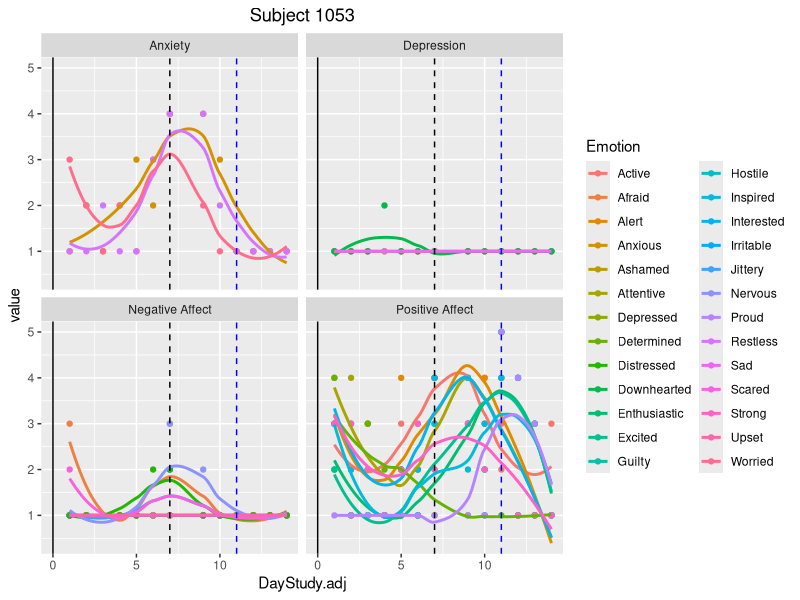
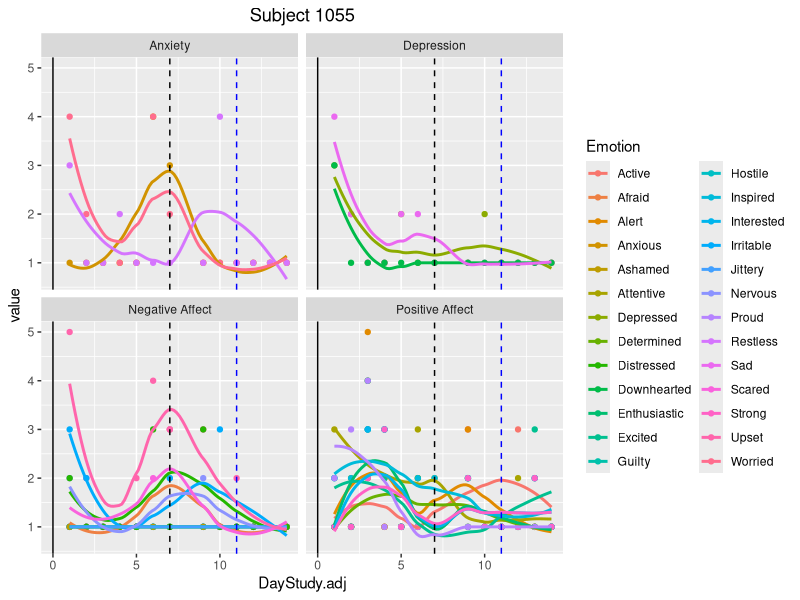
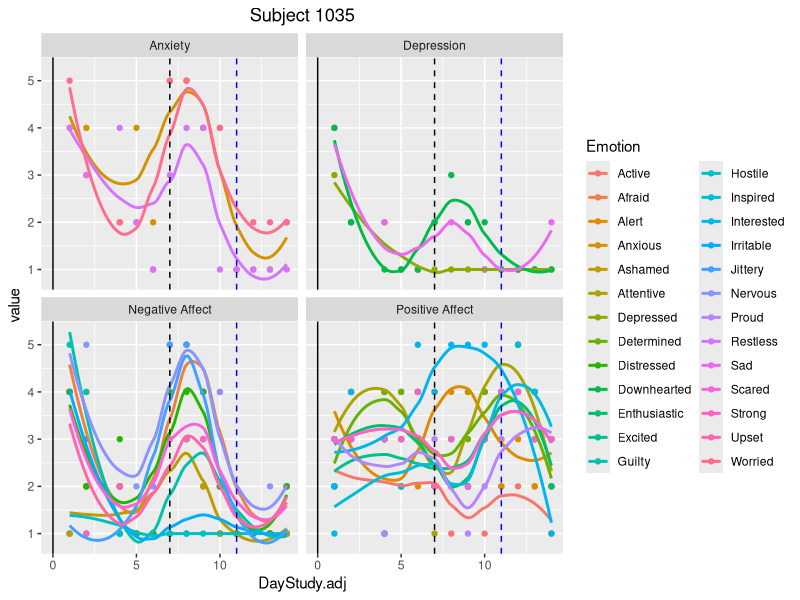
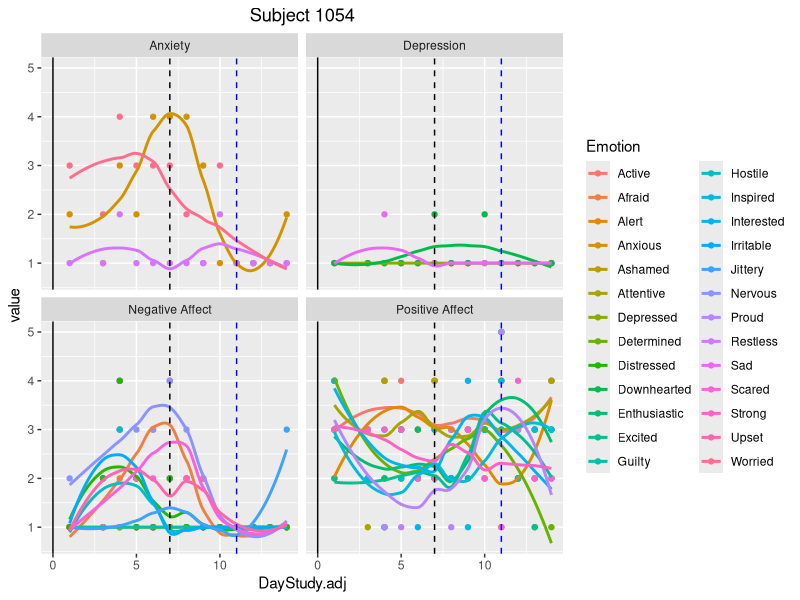
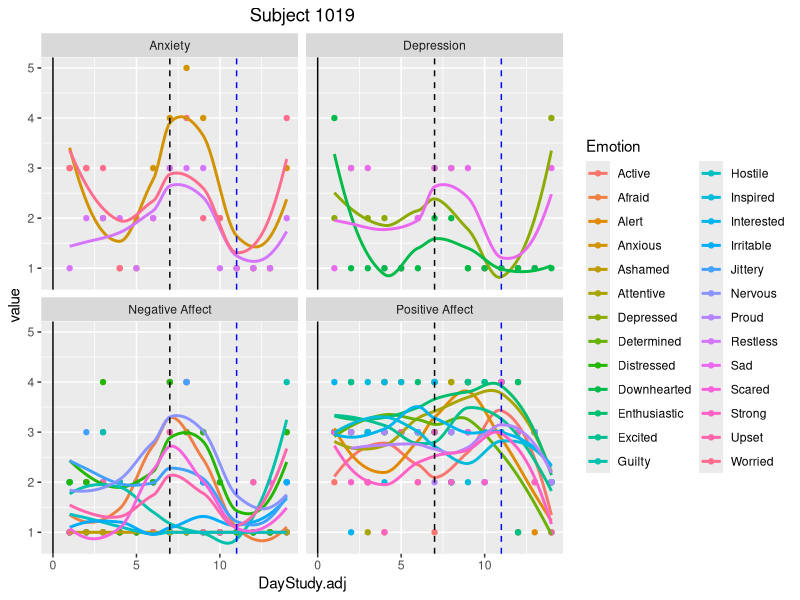
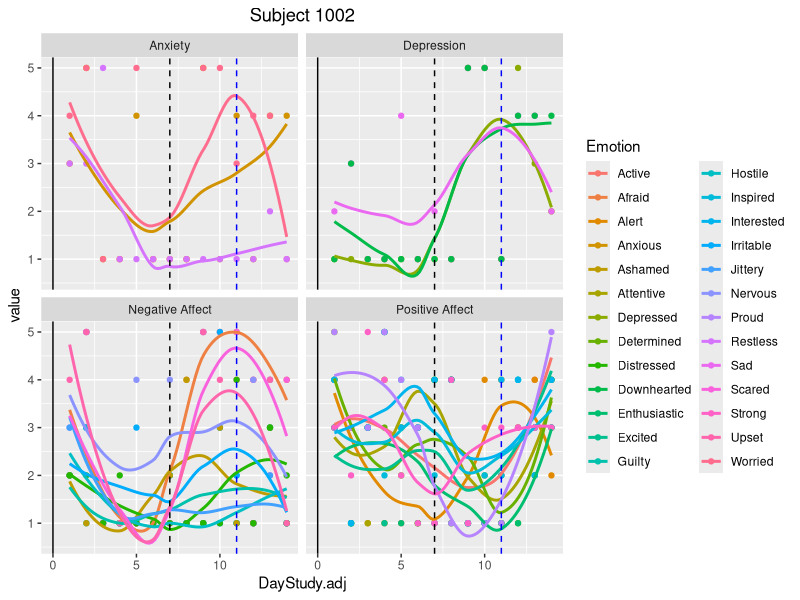
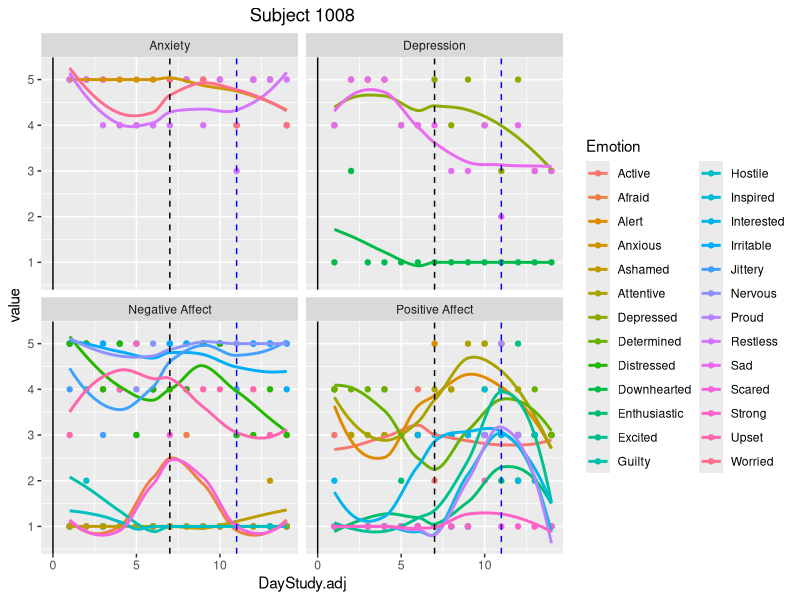
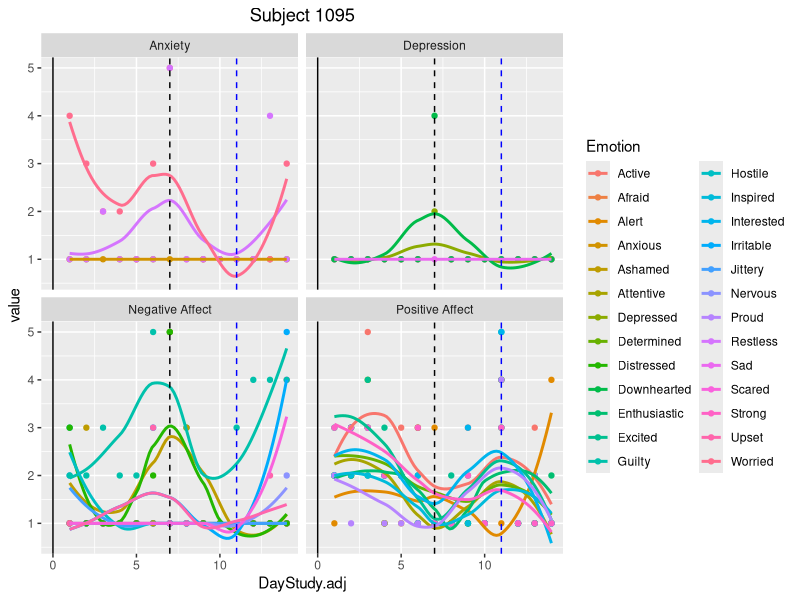

These charts were generated, in order, by the following R code: (Note: this script raises an error after producing the figures.)
library(tidyverse)

dat = read.delim("./5 Clean data/ElectionStudy_MergedDailyDiary_clean.txt", stringsAsFactors=F)

# put into long form
long = select(dat, SubID, NA_1:Dep_3, DayStudy.adj) %>% 
  gather("Emotion", "value", 2:27)

# Add emotion words
long$Emotion[long$Emotion == "NA_1"] = "Afraid"
long$Emotion[long$Emotion == "NA_2"] = "Scared"
long$Emotion[long$Emotion == "NA_3"] = "Nervous"
long$Emotion[long$Emotion == "NA_4"] = "Jittery"
long$Emotion[long$Emotion == "NA_5"] = "Irritable"
long$Emotion[long$Emotion == "NA_6"] = "Hostile"
long$Emotion[long$Emotion == "NA_7"] = "Guilty"
long$Emotion[long$Emotion == "NA_8"] = "Ashamed"
long$Emotion[long$Emotion == "NA_9"] = "Upset"
long$Emotion[long$Emotion == "NA_10"] = "Distressed"

long$Emotion[long$Emotion == "PA_1"] = "Active"
long$Emotion[long$Emotion == "PA_2"] = "Alert"
long$Emotion[long$Emotion == "PA_3"] = "Attentive"
long$Emotion[long$Emotion == "PA_4"] = "Determined"
long$Emotion[long$Emotion == "PA_5"] = "Enthusiastic"
long$Emotion[long$Emotion == "PA_6"] = "Excited"
long$Emotion[long$Emotion == "PA_7"] = "Inspired"
long$Emotion[long$Emotion == "PA_8"] = "Interested"
long$Emotion[long$Emotion == "PA_9"] = "Proud"
long$Emotion[long$Emotion == "PA_10"] = "Strong"

long$Emotion[long$Emotion == "Anx_1"] = "Anxious"
long$Emotion[long$Emotion == "Anx_2"] = "Worried"
long$Emotion[long$Emotion == "Anx_3"] = "Restless"

long$Emotion[long$Emotion == "Dep_1"] = "Depressed"
long$Emotion[long$Emotion == "Dep_2"] = "Sad"
long$Emotion[long$Emotion == "Dep_3"] = "Downhearted"

# add emotion category
NegEmo = c("Afraid", "Scared", "Nervous", "Jittery", "Irritable", "Hostile", "Guilty", "Ashamed", "Upset", "Distressed")
PosEmo = c("Active", "Alert", "Attentive", "Determined", "Enthusiastic", "Excited", "Inspired", "Interested", "Proud", "Strong")
Dep = c("Depressed", "Sad", "Downhearted")
Anx = c("Anxious", "Worried", "Restless")

long$EmoCategory = NA
long$EmoCategory[long$Emotion %in% NegEmo] = "Negative Affect"
long$EmoCategory[long$Emotion %in% PosEmo] = "Positive Affect"
long$EmoCategory[long$Emotion %in% Dep] = "Depression"
long$EmoCategory[long$Emotion %in% Anx] = "Anxiety"


# 1. Plot for each individual (faceting by emotion category) ----------------------------------

for (i in unique(long$SubID)) {
  temp = long[long$SubID == i,]
  
  ggplot(temp, aes(DayStudy.adj, value, color = Emotion))+
    facet_wrap(~EmoCategory) +
    geom_point() +
    geom_smooth(method="loess",se=F) +
    #scale_x_continuous(breaks = c((0:17)*5)) +
    geom_vline(xintercept=0) +
    # add vertical line for Election day
    geom_vline(xintercept=7, linetype = "dashed") +
    # add vertical line for day Biden announced winner
    geom_vline(xintercept=11, linetype = "dashed", color = "blue") +
    ggtitle(paste("Subject", i, sep=" ")) + 
    theme(plot.title = element_text(hjust = 0.5)) 
  
  ggsave(paste("./6 Daily diary/1 Individual plots/Subject", i,"_facetbyEmotionCategory.jpg", sep=""), width = 14, height = 7, units="in")
  
}

# 2. Plot for each emotion (all subs together) ----------------------------------

long$SubID = factor(long$SubID)

for (i in unique(long$Emotion)) {
  temp = long[long$Emotion == i,]
  
  ggplot(temp, aes(DayStudy.adj, value, color = SubID))+
    #geom_point() +
    geom_smooth(method="loess",se=F, alpha = .1) +
    geom_smooth(method="loess",se=F, color = "black", size = 5) +
    geom_vline(xintercept=0) +
    # add vertical line for Election day
    geom_vline(xintercept=7, linetype = "dashed") +
    # add vertical line for day Biden announced winner
    geom_vline(xintercept=11, linetype = "dashed", color = "blue") +
    ggtitle(i) + 
    theme_bw() +
    theme(plot.title = element_text(hjust = 0.5),
          legend.position = "none")

  ggsave(paste("./6 Daily diary/2 Emotion plots/AllSubs_", i,".jpg", sep=""), width = 14, height = 7, units="in")
  
}
